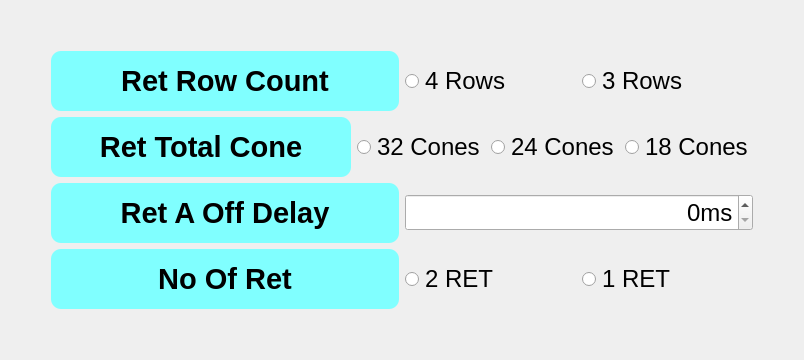
        <widget class="QWidget" name="tab">
         <attribute name="title">
          <string>RETIVER</string>
         </attribute>
         <layout class="QGridLayout" name="gridLayout">
          <item row="0" column="0">
           <layout class="QVBoxLayout" name="verticalLayout_2">
            <item>
             <spacer name="verticalSpacer_2">
              <property name="orientation">
               <enum>Qt::Vertical</enum>
              </property>
              <property name="sizeHint" stdset="0">
               <size>
                <width>20</width>
                <height>40</height>
               </size>
              </property>
             </spacer>
            </item>
            <item>
             <layout class="QHBoxLayout" name="horizontalLayout_10">
              <item>
               <spacer name="horizontalSpacer_4">
                <property name="orientation">
                 <enum>Qt::Horizontal</enum>
                </property>
                <property name="sizeType">
                 <enum>QSizePolicy::Preferred</enum>
                </property>
                <property name="sizeHint" stdset="0">
                 <size>
                  <width>40</width>
                  <height>20</height>
                 </size>
                </property>
               </spacer>
              </item>
              <item>
               <layout class="QVBoxLayout" name="verticalLayout">
                <item>
                 <layout class="QHBoxLayout" name="horizontalLayout_3">
                  <item>
                   <widget class="QLabel" name="label">
                    <property name="minimumSize">
                     <size>
                      <width>300</width>
                      <height>60</height>
                     </size>
                    </property>
                    <property name="maximumSize">
                     <size>
                      <width>600</width>
                      <height>60</height>
                     </size>
                    </property>
                    <property name="font">
                     <font>
                      <family>Ubuntu</family>
                      <pointsize>22</pointsize>
                      <weight>75</weight>
                      <bold>true</bold>
                     </font>
                    </property>
                    <property name="styleSheet">
                     <string notr="true">background-color: rgb(128, 255, 255);border-radius: 10px;</string>
                    </property>
                    <property name="frameShape">
                     <enum>QFrame::NoFrame</enum>
                    </property>
                    <property name="text">
                     <string>Ret Row Count</string>
                    </property>
                    <property name="alignment">
                     <set>Qt::AlignCenter</set>
                    </property>
                   </widget>
                  </item>
                  <item>
                   <layout class="QHBoxLayout" name="horizontalLayout">
                    <item>
                     <widget class="QRadioButton" name="radioButton">
                      <property name="font">
                       <font>
                        <pointsize>18</pointsize>
                       </font>
                      </property>
                      <property name="text">
                       <string>4 Rows</string>
                      </property>
                      <attribute name="buttonGroup">
                       <string notr="true">Ret_Row_Selection_Button</string>
                      </attribute>
                     </widget>
                    </item>
                    <item>
                     <widget class="QRadioButton" name="radioButton_2">
                      <property name="font">
                       <font>
                        <pointsize>18</pointsize>
                       </font>
                      </property>
                      <property name="text">
                       <string>3 Rows</string>
                      </property>
                      <attribute name="buttonGroup">
                       <string notr="true">Ret_Row_Selection_Button</string>
                      </attribute>
                     </widget>
                    </item>
                   </layout>
                  </item>
                 </layout>
                </item>
                <item>
                 <layout class="QHBoxLayout" name="horizontalLayout_5">
                  <item>
                   <widget class="QLabel" name="label_2">
                    <property name="minimumSize">
                     <size>
                      <width>300</width>
                      <height>60</height>
                     </size>
                    </property>
                    <property name="maximumSize">
                     <size>
                      <width>600</width>
                      <height>60</height>
                     </size>
                    </property>
                    <property name="font">
                     <font>
                      <family>Ubuntu</family>
                      <pointsize>22</pointsize>
                      <weight>75</weight>
                      <bold>true</bold>
                     </font>
                    </property>
                    <property name="styleSheet">
                     <string notr="true">background-color: rgb(128, 255, 255);border-radius: 10px;</string>
                    </property>
                    <property name="frameShape">
                     <enum>QFrame::NoFrame</enum>
                    </property>
                    <property name="text">
                     <string>Ret Total Cone</string>
                    </property>
                    <property name="alignment">
                     <set>Qt::AlignCenter</set>
                    </property>
                   </widget>
                  </item>
                  <item>
                   <layout class="QHBoxLayout" name="horizontalLayout_4">
                    <item>
                     <widget class="QRadioButton" name="radioButton_3">
                      <property name="font">
                       <font>
                        <pointsize>18</pointsize>
                       </font>
                      </property>
                      <property name="text">
                       <string>32 Cones</string>
                      </property>
                      <attribute name="buttonGroup">
                       <string notr="true">buttonGroup</string>
                      </attribute>
                     </widget>
                    </item>
                    <item>
                     <widget class="QRadioButton" name="radioButton_4">
                      <property name="font">
                       <font>
                        <pointsize>18</pointsize>
                       </font>
                      </property>
                      <property name="text">
                       <string>24 Cones</string>
                      </property>
                      <attribute name="buttonGroup">
                       <string notr="true">buttonGroup</string>
                      </attribute>
                     </widget>
                    </item>
                    <item>
                     <widget class="QRadioButton" name="radioButton_5">
                      <property name="font">
                       <font>
                        <pointsize>18</pointsize>
                       </font>
                      </property>
                      <property name="text">
                       <string>18 Cones</string>
                      </property>
                      <attribute name="buttonGroup">
                       <string notr="true">buttonGroup</string>
                      </attribute>
                     </widget>
                    </item>
                   </layout>
                  </item>
                 </layout>
                </item>
                <item>
                 <layout class="QHBoxLayout" name="horizontalLayout_6">
                  <item>
                   <widget class="QLabel" name="label_3">
                    <property name="minimumSize">
                     <size>
                      <width>300</width>
                      <height>60</height>
                     </size>
                    </property>
                    <property name="maximumSize">
                     <size>
                      <width>600</width>
                      <height>60</height>
                     </size>
                    </property>
                    <property name="font">
                     <font>
                      <family>Ubuntu</family>
                      <pointsize>22</pointsize>
                      <weight>75</weight>
                      <bold>true</bold>
                     </font>
                    </property>
                    <property name="styleSheet">
                     <string notr="true">background-color: rgb(128, 255, 255);border-radius: 10px;</string>
                    </property>
                    <property name="frameShape">
                     <enum>QFrame::NoFrame</enum>
                    </property>
                    <property name="text">
                     <string>Ret A Off Delay</string>
                    </property>
                    <property name="alignment">
                     <set>Qt::AlignCenter</set>
                    </property>
                   </widget>
                  </item>
                  <item>
                   <widget class="QSpinBox" name="spinBox">
                    <property name="font">
                     <font>
                      <pointsize>18</pointsize>
                     </font>
                    </property>
                    <property name="alignment">
                     <set>Qt::AlignRight|Qt::AlignTrailing|Qt::AlignVCenter</set>
                    </property>
                    <property name="suffix">
                     <string>ms</string>
                    </property>
                    <property name="maximum">
                     <number>800</number>
                    </property>
                    <property name="singleStep">
                     <number>10</number>
                    </property>
                   </widget>
                  </item>
                 </layout>
                </item>
                <item>
                 <layout class="QHBoxLayout" name="horizontalLayout_9"/>
                </item>
                <item>
                 <layout class="QHBoxLayout" name="horizontalLayout_8">
                  <item>
                   <widget class="QLabel" name="label_4">
                    <property name="minimumSize">
                     <size>
                      <width>300</width>
                      <height>60</height>
                     </size>
                    </property>
                    <property name="maximumSize">
                     <size>
                      <width>600</width>
                      <height>60</height>
                     </size>
                    </property>
                    <property name="font">
                     <font>
                      <family>Ubuntu</family>
                      <pointsize>22</pointsize>
                      <weight>75</weight>
                      <bold>true</bold>
                     </font>
                    </property>
                    <property name="styleSheet">
                     <string notr="true">background-color: rgb(128, 255, 255);border-radius: 10px;</string>
                    </property>
                    <property name="frameShape">
                     <enum>QFrame::NoFrame</enum>
                    </property>
                    <property name="text">
                     <string>No Of Ret</string>
                    </property>
                    <property name="alignment">
                     <set>Qt::AlignCenter</set>
                    </property>
                   </widget>
                  </item>
                  <item>
                   <layout class="QHBoxLayout" name="horizontalLayout_7">
                    <item>
                     <widget class="QRadioButton" name="radioButton_6">
                      <property name="font">
                       <font>
                        <pointsize>18</pointsize>
                       </font>
                      </property>
                      <property name="text">
                       <string>2 RET</string>
                      </property>
                      <attribute name="buttonGroup">
                       <string notr="true">No_Of_Ret_Selection_Button</string>
                      </attribute>
                     </widget>
                    </item>
                    <item>
                     <widget class="QRadioButton" name="radioButton_7">
                      <property name="font">
                       <font>
                        <pointsize>18</pointsize>
                       </font>
                      </property>
                      <property name="text">
                       <string>1 RET</string>
                      </property>
                      <attribute name="buttonGroup">
                       <string notr="true">No_Of_Ret_Selection_Button</string>
                      </attribute>
                     </widget>
                    </item>
                   </layout>
                  </item>
                 </layout>
                </item>
               </layout>
              </item>
              <item>
               <spacer name="horizontalSpacer_3">
                <property name="orientation">
                 <enum>Qt::Horizontal</enum>
                </property>
                <property name="sizeType">
                 <enum>QSizePolicy::Preferred</enum>
                </property>
                <property name="sizeHint" stdset="0">
                 <size>
                  <width>40</width>
                  <height>20</height>
                 </size>
                </property>
               </spacer>
              </item>
             </layout>
            </item>
            <item>
             <spacer name="verticalSpacer">
              <property name="orientation">
               <enum>Qt::Vertical</enum>
              </property>
              <property name="sizeHint" stdset="0">
               <size>
                <width>20</width>
                <height>40</height>
               </size>
              </property>
             </spacer>
            </item>
           </layout>
          </item>
         </layout>
        </widget>
